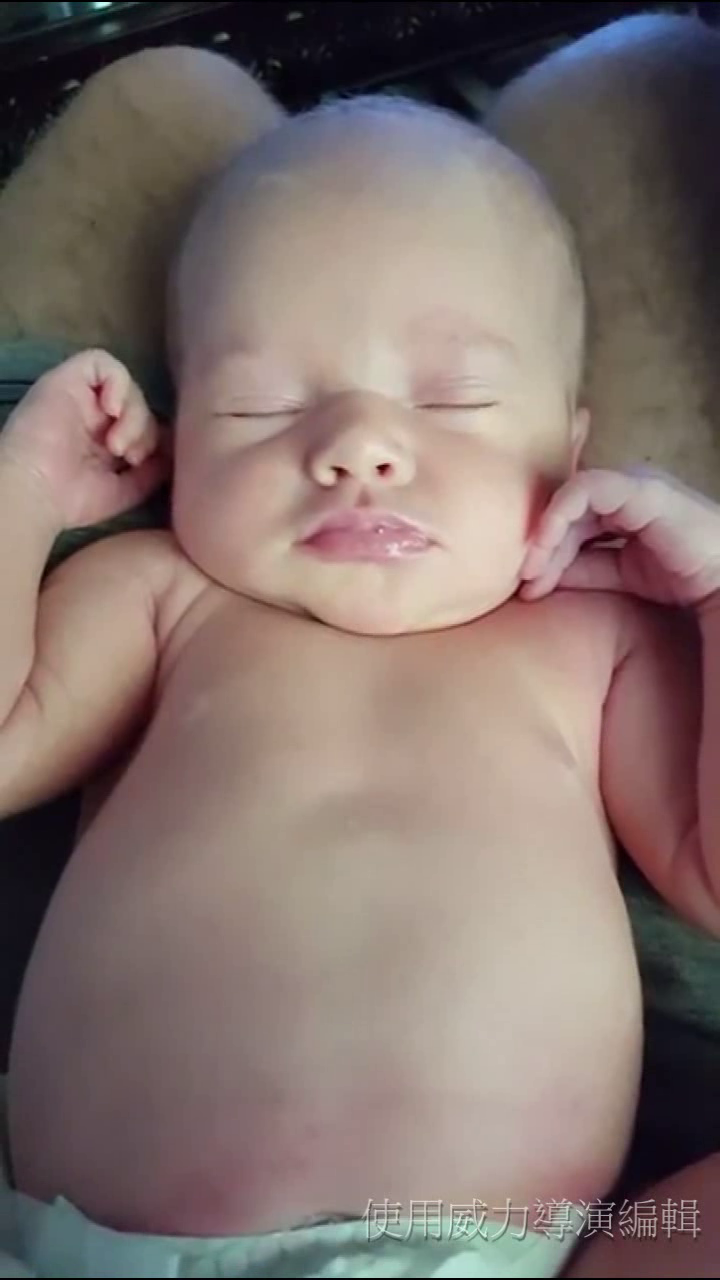
#> input picture frame 34 of models/research/object_detection/babywake.avi, 720 x 1280 px, given in place of the camera
$ python sketching.py
#> lines starting #> are read from the running program, lines starting #| are printed output that depends on the picture
# import the necessary packages
import argparse
import cv2
import numpy as np
from imutils.video import VideoStream
import time
import os


# construct the argument parse and parse the arguments
ap = argparse.ArgumentParser()
# ap.add_argument("-v", "--video", required=True, help="path to input video file")
#ap.add_argument("-o", "--output", required=True, help="path to output png")
args = vars(ap.parse_args())
# try:
#     # cap = VideoStream(src=0).start()
#     cap = cv2.VideoCapture(0)

#     pass
# except:
cap = cv2.VideoCapture(1)
if cap.read()[1] is None:
    cap = cv2.VideoCapture(0)
cap.set(cv2.CAP_PROP_FRAME_WIDTH, 960)
cap.set(cv2.CAP_PROP_FRAME_HEIGHT, 960)

blackLower = (0, 0, 0)
blackUpper = (150, 150, 150)

width = int(cap.get(3))  # float
height = int(cap.get(4))  # float
resultFrame = np.empty((height, width), dtype=np.uint8)
resultFrame.fill(255)
i = 0
over = 0
while 1:
    boolen, frame = cap.read()  # get the frame
    key = cv2.waitKey(1) & 0xFF
#> (key q is pressed here)
    if key == ord("s"):
        while 1:
            boolen, frame = cap.read()  # get the frame
            gray = cv2.cvtColor(frame, cv2.COLOR_BGR2GRAY)
            gray = cv2.GaussianBlur(gray, (1, 1), 0)
            # gray = cv2.erode(gray, None, iterations=2)

            edged = cv2.Canny(gray, 35, 125)
            # edged = cv2.dilate(edged, None, iterations=1)
            edged = cv2.bitwise_not(edged)
            if i < 10:
                resultFrame = np.minimum(resultFrame, edged)
                i+=1

            resf = cv2.flip(resultFrame, 1)
            cv2.imshow('final', resf)
            # cv2.imshow('final', np.hstack([resf,redmasked,yellowmasked,greenmasked]))

            key = cv2.waitKey(1) & 0xFF
            if key == ord("q"):
                over = 1
                break
        # time.sleep(1)
    frame = np.uint8(np.clip((1.5 * frame + 10), 0, 255))
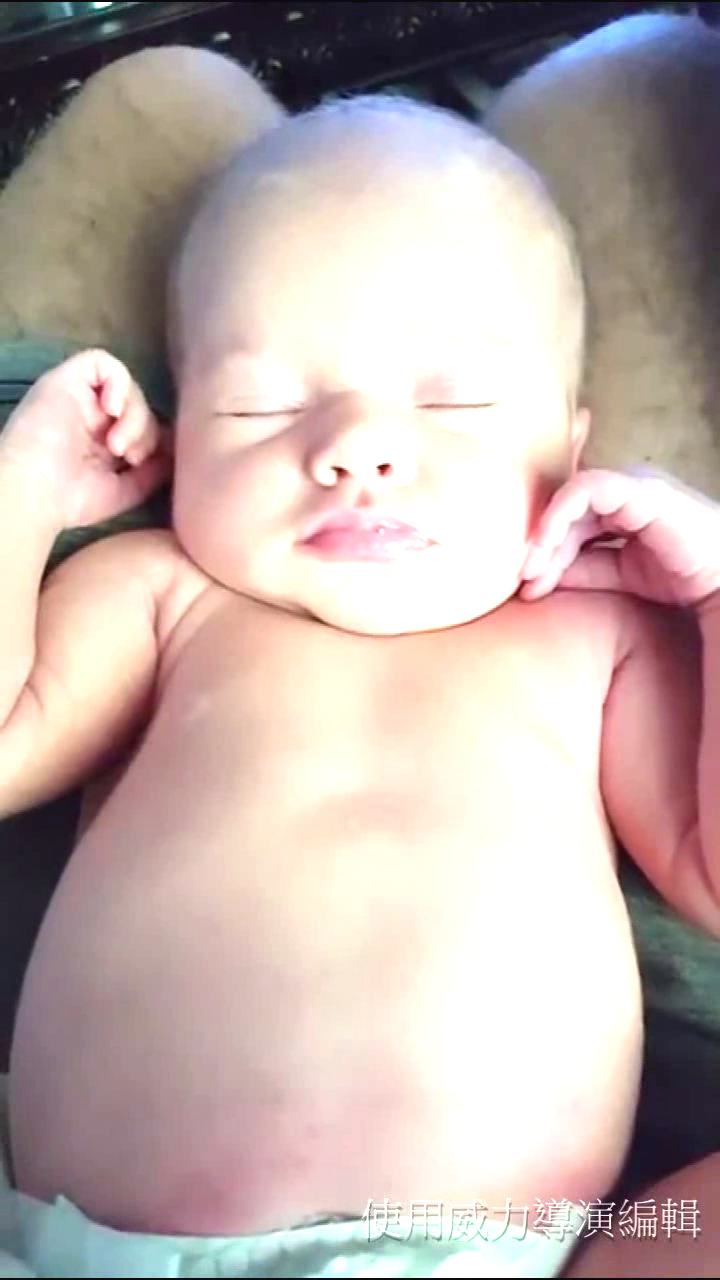
#> frame: shape (1280, 720, 3); mean B, G, R 171.3, 174.8, 191.1
    frame = cv2.flip(frame, 1)
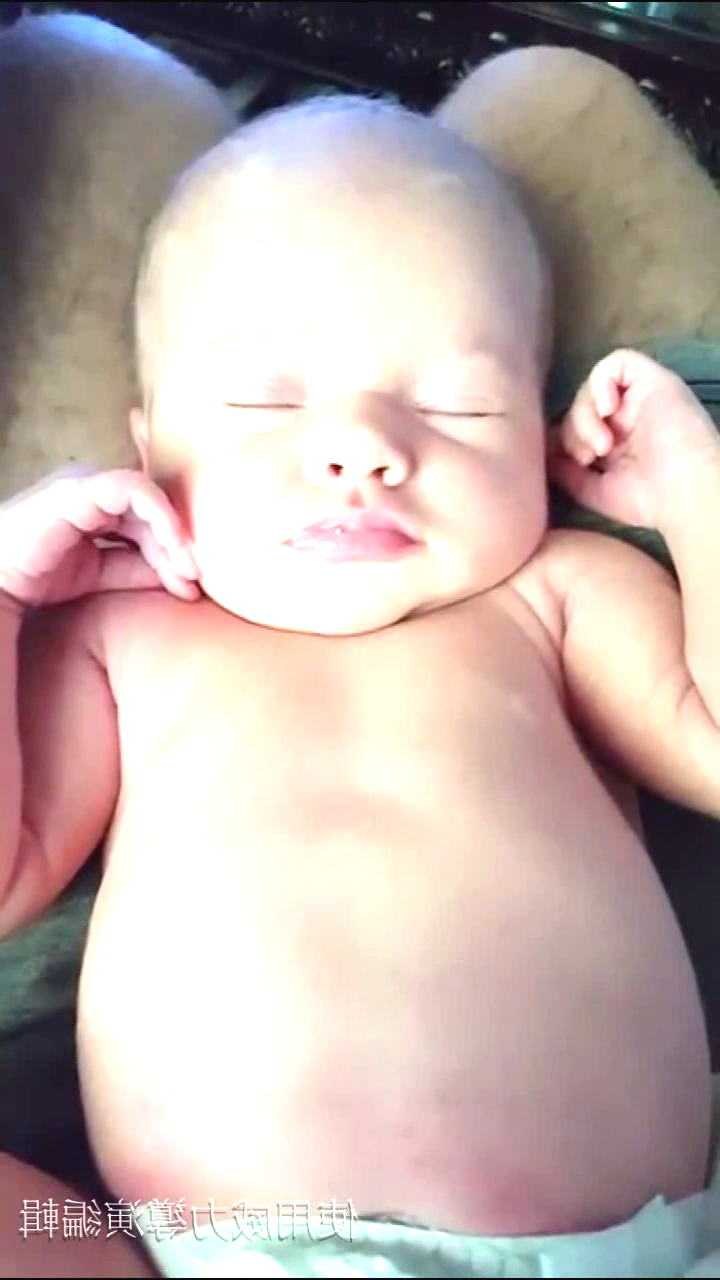
#> frame: shape (1280, 720, 3); mean B, G, R 171.3, 174.8, 191.1
    cv2.imshow('Normal', frame)
    key = cv2.waitKey(1) & 0xFF
#> (key q is pressed here)
    if over:
        break

# resf = cv2.imread('painting4.jpg',0)  # get the frame
# print(resf)
resf = cv2.cvtColor(resf, cv2.COLOR_GRAY2BGR)
cv2.imshow('RGB',resf)
cv2.imwrite('sketch.jpg', resf)
cap.release()
cv2.destroyAllWindows()

def next():
    os.system("python3 painting2.py")
next()

$ run again, starting later in the video
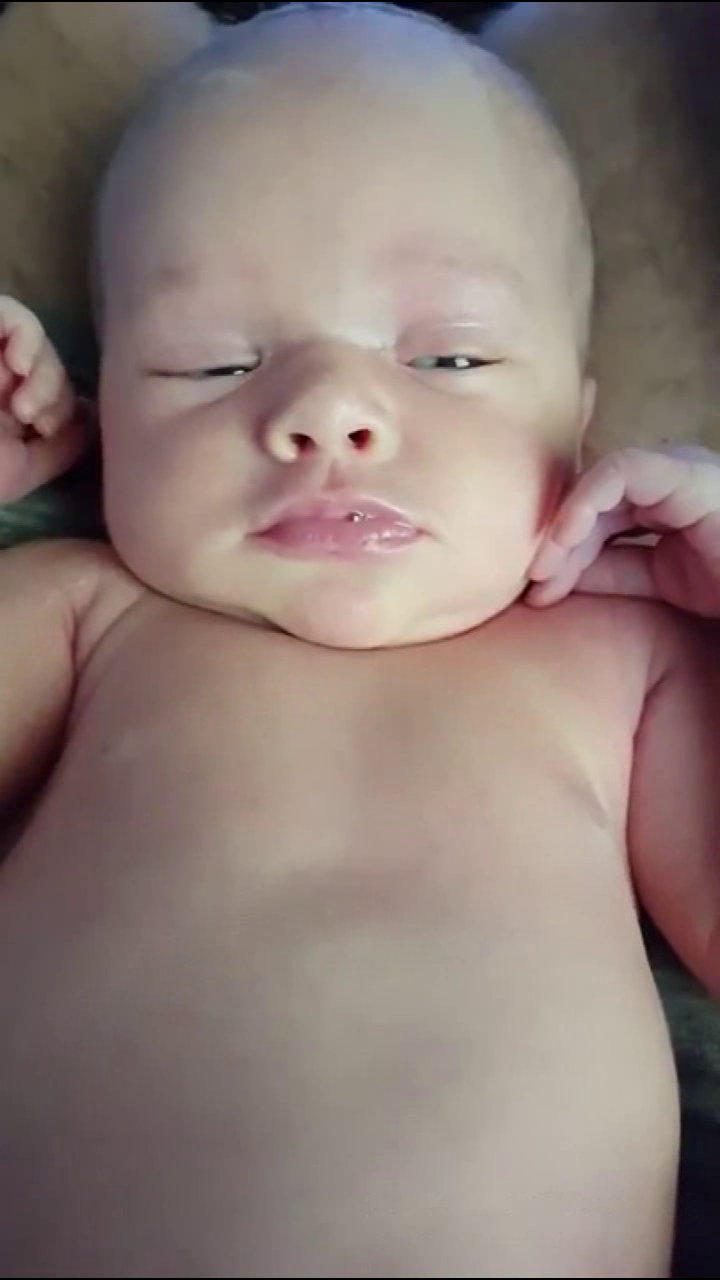
#> input picture frame 154 of models/research/object_detection/babywake.avi, 720 x 1280 px, given in place of the camera
#> `frame = np.uint8(np.clip((1.5 * frame + 10), 0, 255))`:
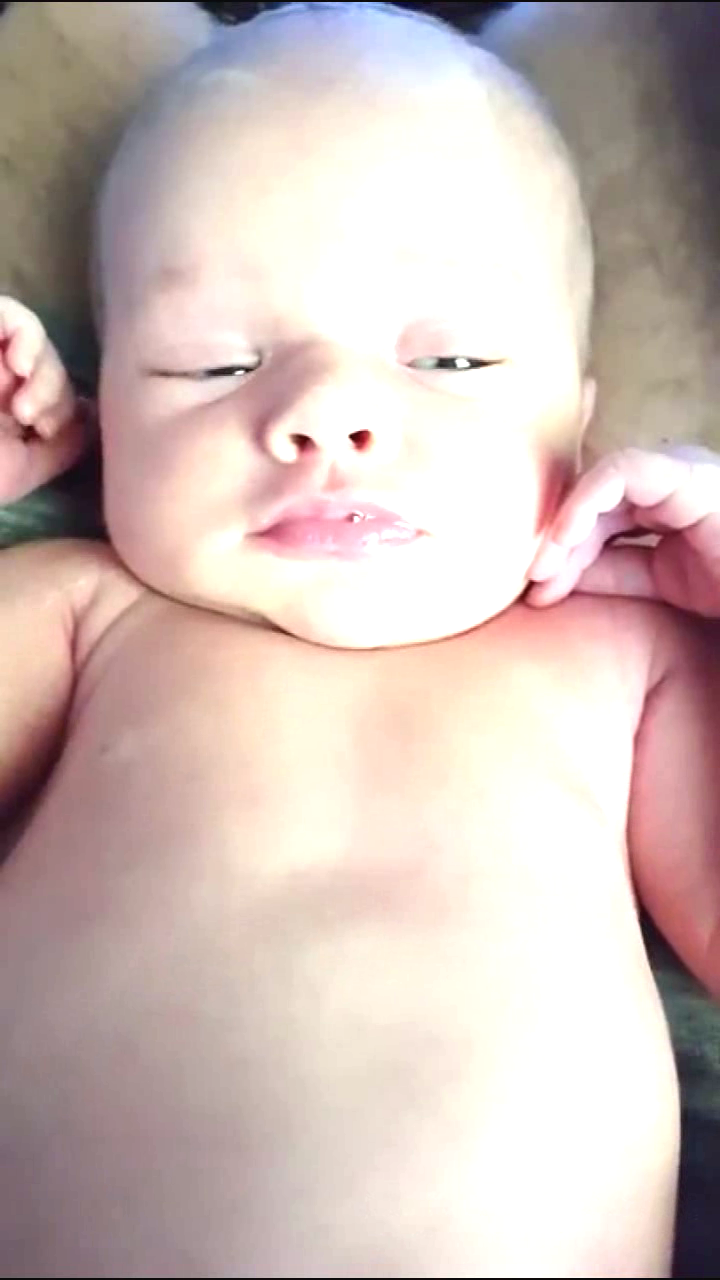
#> frame: shape (1280, 720, 3); mean B, G, R 183.3, 187.9, 205.6
#> `frame = cv2.flip(frame, 1)`:
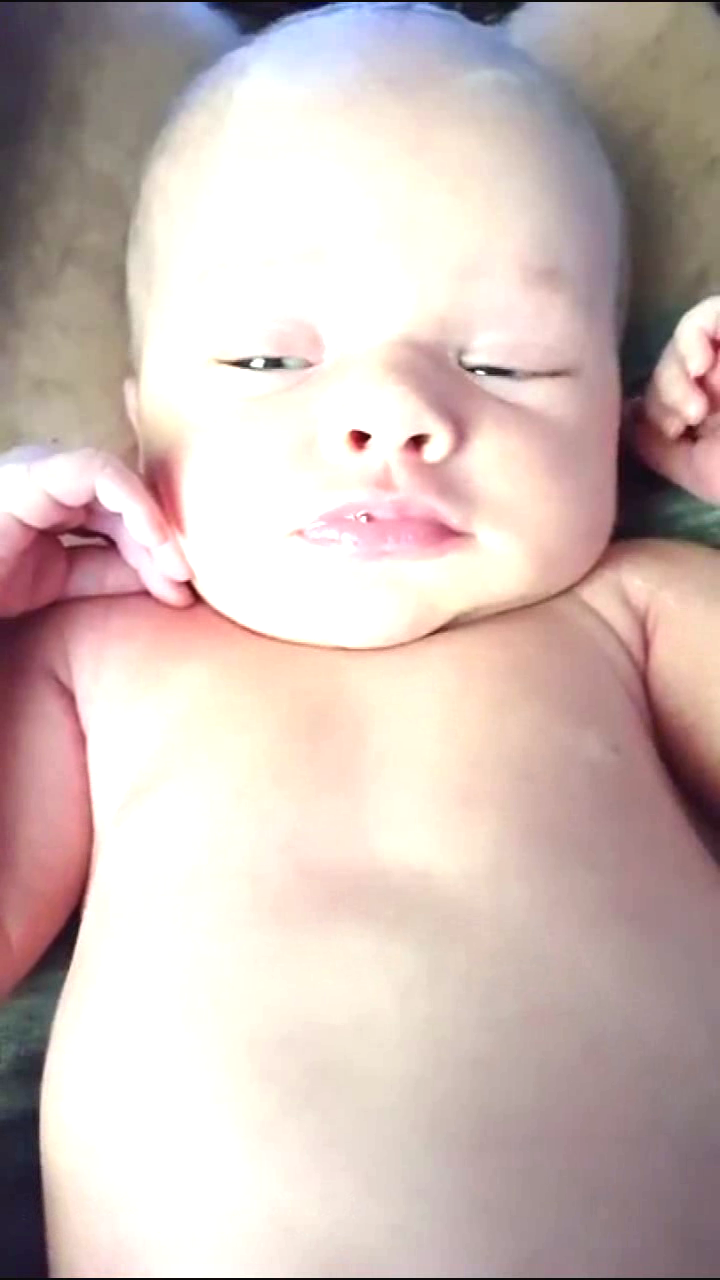
#> frame: shape (1280, 720, 3); mean B, G, R 183.3, 187.9, 205.6

$ run again, starting later in the video
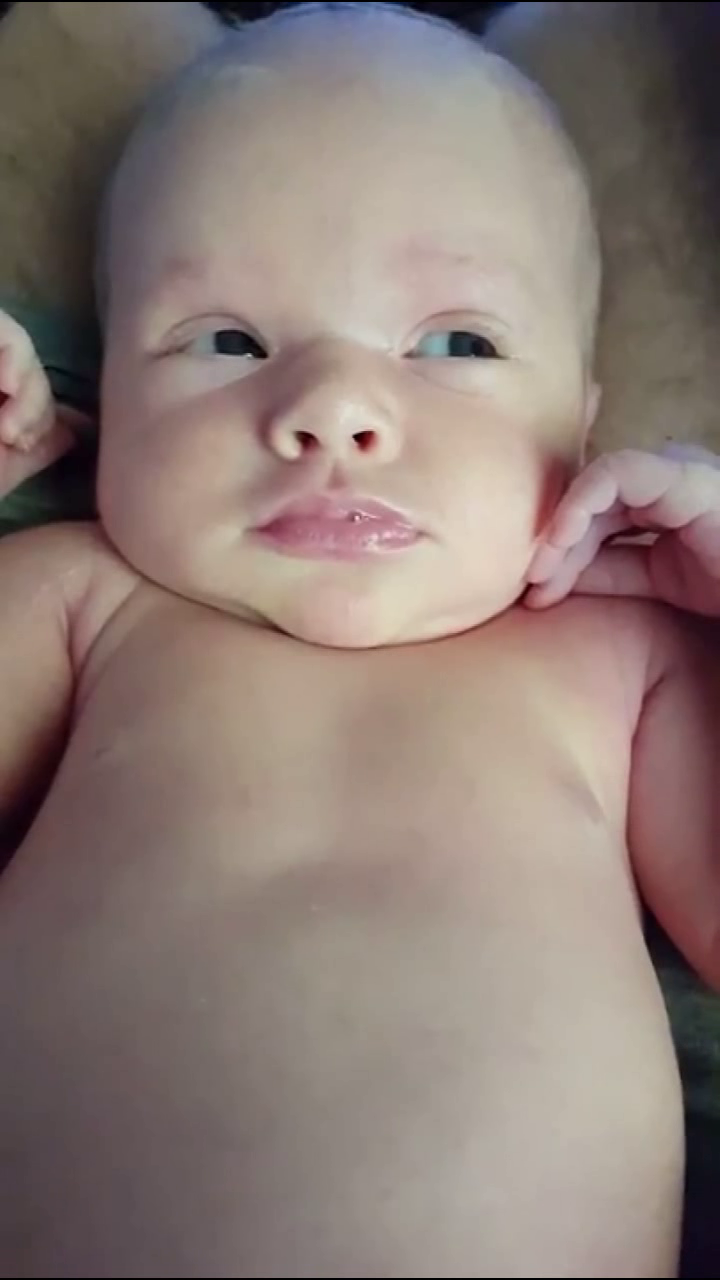
#> input picture frame 274 of models/research/object_detection/babywake.avi, 720 x 1280 px, given in place of the camera
#> `frame = np.uint8(np.clip((1.5 * frame + 10), 0, 255))`:
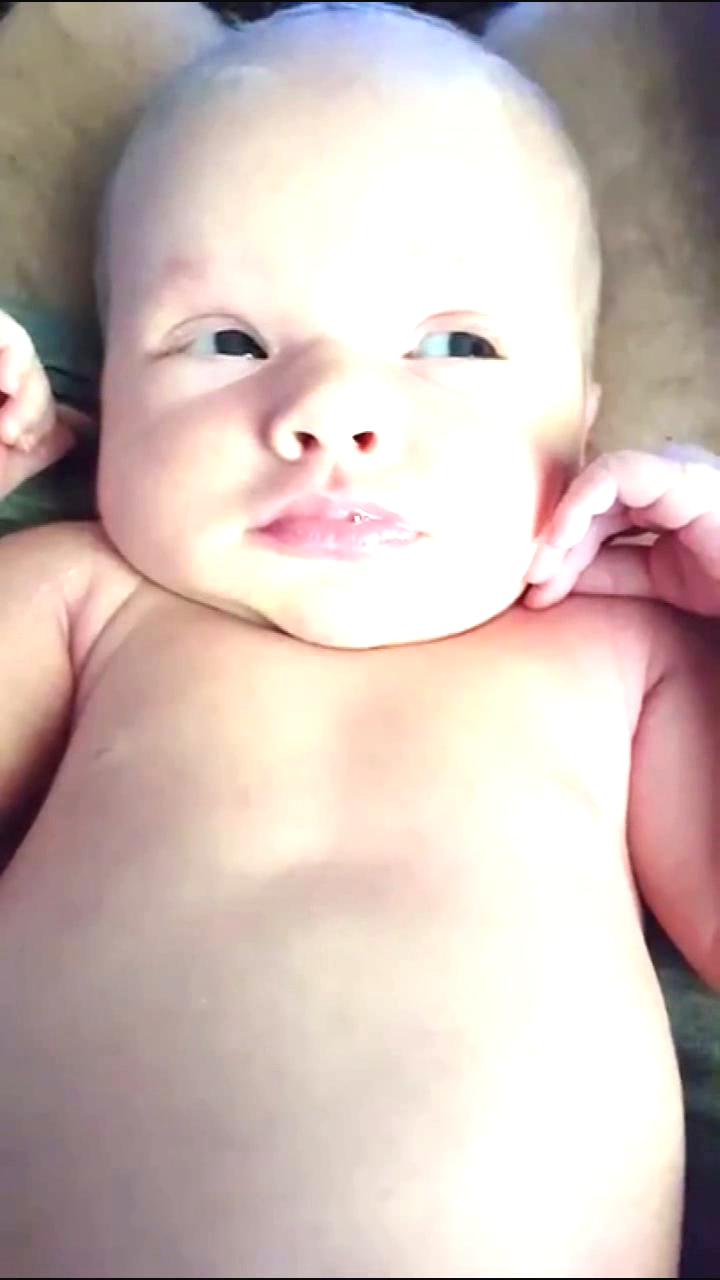
#> frame: shape (1280, 720, 3); mean B, G, R 183.4, 188.3, 205.4
#> `frame = cv2.flip(frame, 1)`:
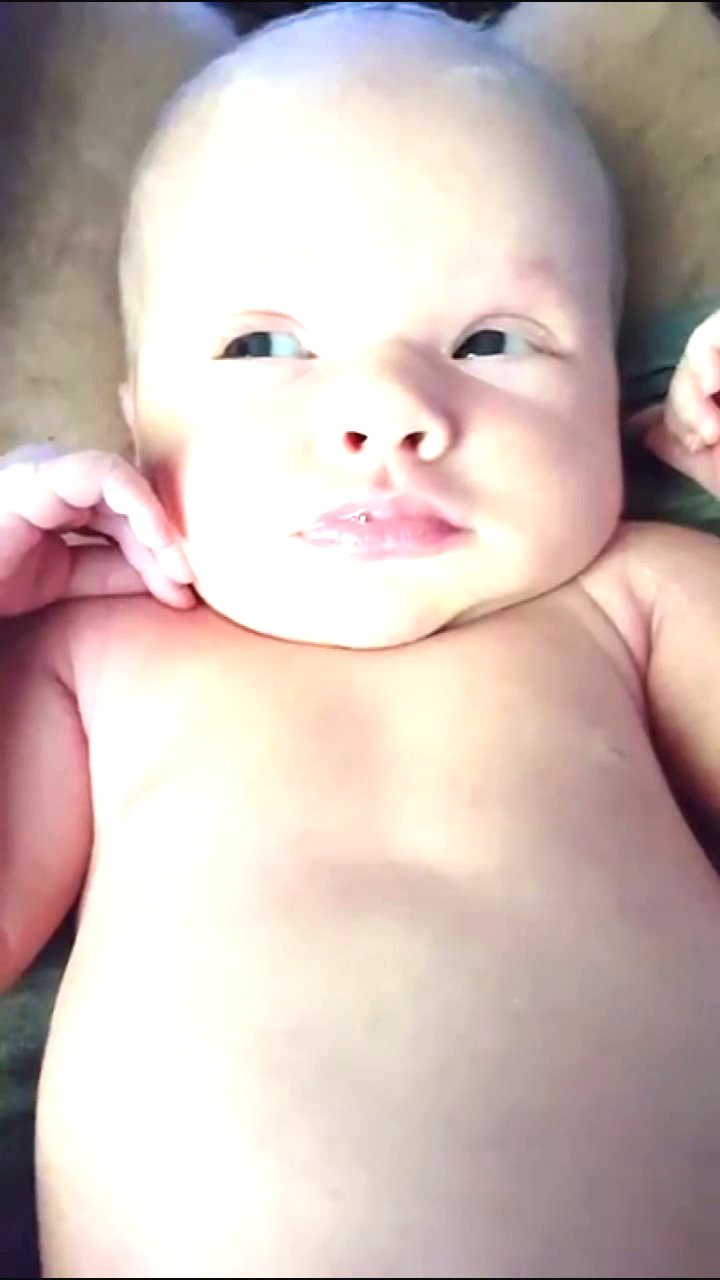
#> frame: shape (1280, 720, 3); mean B, G, R 183.4, 188.3, 205.4
